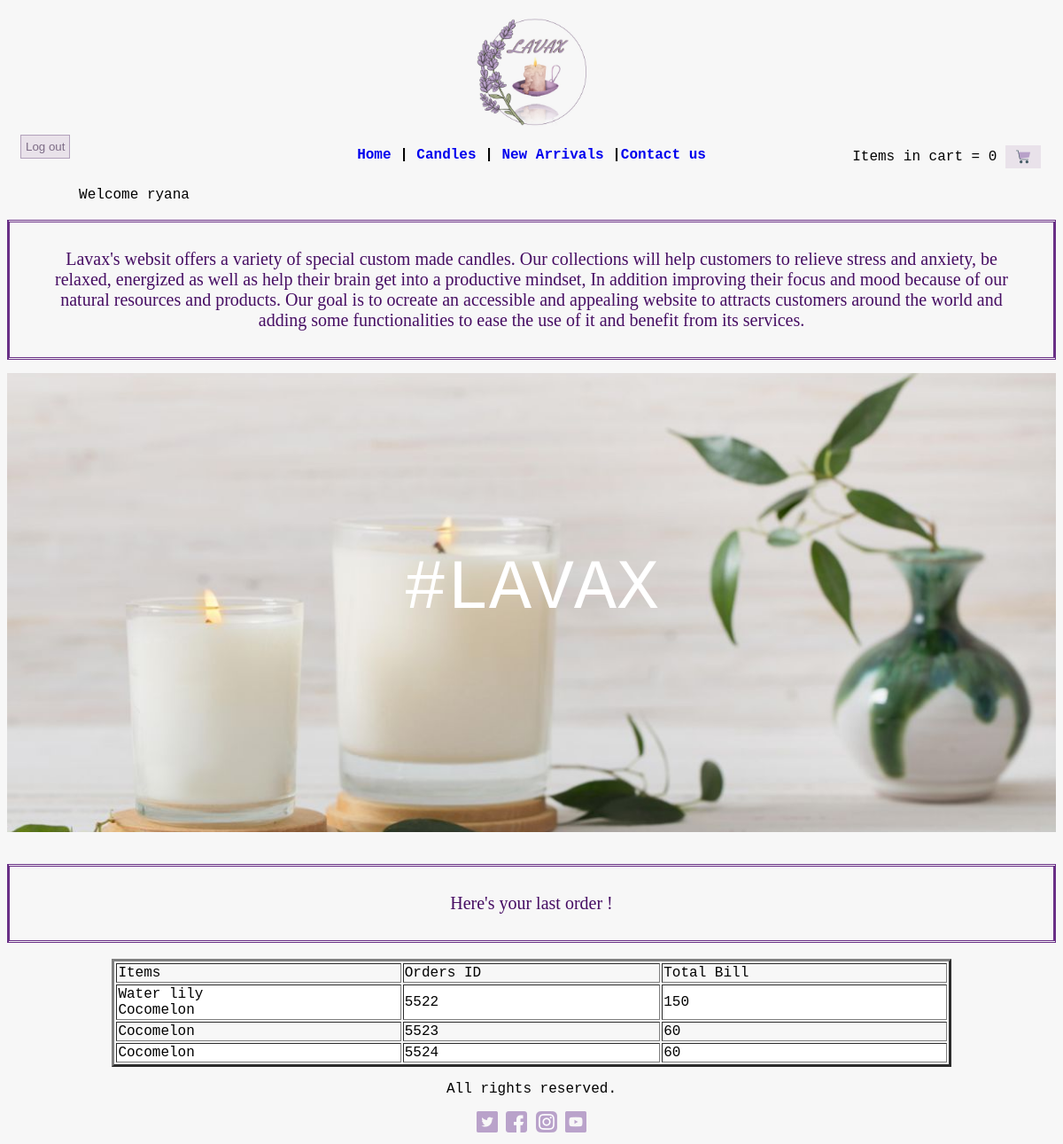
Page /Home.php (signed in) on the committed database.
### tables this page shows
CREATE TABLE `order_product` (
  `id_product` int(11) NOT NULL,
  `id_order` int(11) NOT NULL
);

CREATE TABLE `products` (
  `id` int(11) NOT NULL,
  `product_name` varchar(20) NOT NULL,
  `price` double NOT NULL,
  `quantity` int(11) NOT NULL,
  `Product_details` text NOT NULL,
  `image` varchar(50) NOT NULL
);

CREATE TABLE `orders` (
  `id` int(11) NOT NULL,
  `customer_id` int(11) NOT NULL,
  `total_bill` double NOT NULL,
  `payment_method` varchar(20) NOT NULL
);

### Home.php (the view, shortened to what this page needs)
    <html>
    <head>
        </head>
        <body>
		<div class="main">
			 <?php include 'header.php'?>
					</div>
			<div class="body">
				<h2>Lavax's websit offers a variety of special custom made candles.	Our	collections will help customers to relieve stress and anxiety, be relaxed, energized as well as help their brain get into a productive mindset, In addition improving their focus and mood because of our natural resources and products. Our goal is to ocreate an accessible and appealing website to attracts customers around the world and adding some functionalities to ease the use of it and benefit from its services.</h2>
				<div class="backimg">
					<p class="text">#LAVAX</p>
                </div>
			</div>
            <br>
            <br>
			<?php
			if(isset($_COOKIE["username"])){
				?>
            <h2>Here's your last order ! </h2>
        <div>
     <br>
	 <center>
            <table width="80%" border="3px">
          <tr>
            <td>Items</td>
            <td>Orders ID</td>
            <td>Total Bill</td>
          </tr>
        <?php
		}
		if(isset($_COOKIE["username"])){
		$usern=$_COOKIE["username"];
		}
		else { $usern=0;}
       $sql = "SELECT * FROM orders where customer_id='$usern' ";
            $result = mysqli_query($conn, $sql);
        while($row = mysqli_fetch_array($result)) {
        ?>
        <tr width="80%" border="3px">
            <td ><?php
			$orid=$row["id"];
			 $sql1 = "SELECT * FROM order_product where id_order='$orid' ";
            $result1 = mysqli_query($conn, $sql1);
        while($row1 = mysqli_fetch_array($result1)) {
				 $PROD=$row1["id_product"];
			  $sql3 = "SELECT * FROM products where id='$PROD' ";
			 $select=mysqli_query($conn, $sql3);
$row3=mysqli_fetch_array($select);
echo $row3['product_name'];
			  echo "<br>";} ?>
			</td>
            <td><?php echo $row["id"]; ?></td>
            <td ><?php echo $row["total_bill"]; ?></td>
        </tr>
        <?php
		}
             ?>
			   </table>
            </center>
            </div>
 <footer>
			<p>All rights reserved.</p>
			<div class="social-icons">
				<img class="sicon" src="PHOTO/icons/twitter.png">
				<img class="sicon" src="PHOTO/icons/facebook.png">
				<img class="sicon" src="PHOTO/icons/instagram.png">
				<img class="sicon" src="PHOTO/icons/youtube.png">
			</div>
		</footer>
        </body>
    </html>

### Home.php (style rules this page uses)
body { font-family:monospace,sans-serif, fantasy; color: black; background-color: #F7F7F7; }
h2 { font-family: fantasy, URW Chancery L,Blippo, Apple Chancery, cursive; color:#460D63; font-size: 20px; padding: 30px; font-weight: lighter; border-style: double solid ; border-color: #692F86; text-align: center; margin: auto; }
.main { padding-right: 15px; padding-left: 15px; margin-top: 15px; padding-bottom: 15px; }
.backimg { background-image: url(PHOTO/Lavax.jpg); background-position: center; background-repeat: no-repeat; background-size: cover; height: 400px; width: 100%; padding-top: 10%; margin-top: 15px; }
.backimg .text { font-size: 60pt; text-align: center; color: white; }
footer { text-align: center; }
tr:nth-child(even) { background-color: white; }

### rows in the picture
orders: id "5522", total_bill "150"
order_product: id_product.product_name "Water lily"
order_product: id_product.product_name "Cocomelon"
orders: id "5523", total_bill "60"
order_product: id_product.product_name "Cocomelon"
orders: id "5524", total_bill "60"
order_product: id_product.product_name "Cocomelon"

### other values in the picture
$_SESSION["nameuser"] "ryana"
$it "0"
